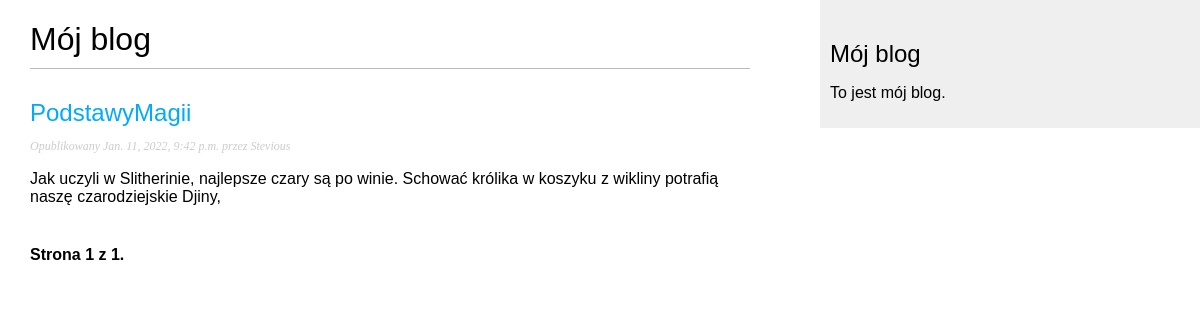
Page /blog/2022/1/11/podstawy/ on the committed database.
### blog/models.py (models this page shows, shortened)
class Post(models.Model):
    STATUS_CHOICES = {
        ('draft', 'Draft'),
        ('published', 'Published')
    }
    title = models.CharField(max_length=250)
    slug = models.SlugField(max_length=250, unique_for_date='publish')
    author = models.ForeignKey(User,
                               on_delete=models.CASCADE,
                               related_name='blog_posts')
    body = models.TextField()
    publish = models.DateTimeField(default=timezone.now())
    created = models.DateTimeField(auto_now_add=True)
    updated = models.DateTimeField(auto_now=True)
    status = models.CharField(max_length=10,
                              choices=STATUS_CHOICES,
                              default='draft')
    objects = models.Manager()
    published = PublishedManager()
    class Meta:
        ordering = ('-publish',)
    def get_absolute_url(self):
        return reverse('blog:post_detail',
                       args=[self.publish.year,
                             self.publish.month,
                             self.publish.day,
                             self.slug])

### blog/views.py (the view)
class PostListView(ListView):
    queryset = Post.published.all()
    context_object_name = 'posts'
    paginate_by = 3
    template_name = 'blog/post/list.html'

### templates/blog/post/list.html (shortened to what this page needs)
{% extends "blog/base.html" %}
{% block content %}
  <h1>Mój blog</h1>
  {% for post in posts %}
    <h2>
      <a href="{{ post.get_absolute_url }}">
        {{ post.title }}
      </a>
    </h2>
    <p class="date">
      Opublikowany {{ post.publish }} przez {{ post.author }}
    </p>
    {{ post.body|truncatewords:30|linebreaks }}
  {% endfor %}
  {% include "pagination.html" with page=page_obj %}
{% endblock %}

### static/css/blog.css (style rules this page uses)
body { margin:0; padding:0; font-family:helvetica, sans-serif; }
a { color:#00abff; text-decoration:none; }
h1 { font-weight:normal; border-bottom:1px solid #bbb; padding:0 0 10px 0; }
h2 { font-weight:normal; margin:30px 0 0; }
p.date { color:#ccc; font-family: georgia, serif; font-size: 12px; font-style: italic; }

### rows in the picture
Post: title "PodstawyMagii", publish "Jan. 11, 2022, 9:42 p.m.", author "Stevious", body "Jak uczyli w Slitherinie, najlepsze czary są po winie. Schować królika w koszyku z wikliny potrafią naszę czarodziejskie Djiny,"

### other values in the picture
{{ page.number }} "1"
{{ page.paginator.num_pages }} "1"
